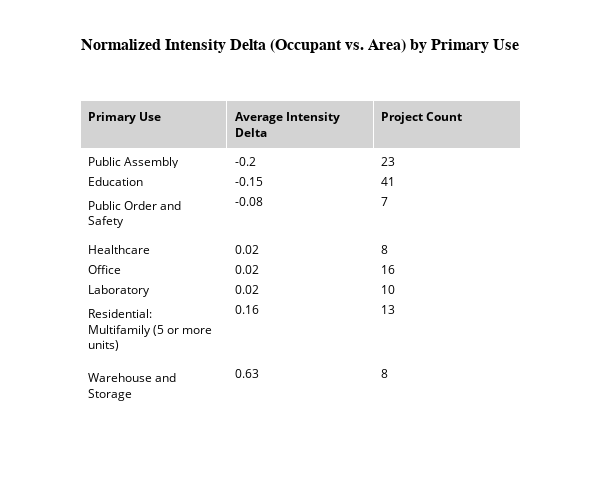

The notebook cell saved with this chart:
### Code cell
# Group by 'bldg_prim_use' and calculate the average 'norm_shift' and count of rows
summary_table = filtered_bldgs_df3.groupby('bldg_prim_use').agg(
    avg_norm_shift=('norm_shift', 'mean'),
    count=('norm_shift', 'size')
).reset_index()

# Round the average norm_shift to 2 decimal places for better readability
summary_table['avg_norm_shift'] = summary_table['avg_norm_shift'].round(2)

# Sort the table by 'avg_norm_shift'
summary_table = summary_table.sort_values(by='avg_norm_shift', ascending=True)

# Create a Plotly table
fig_table = go.Figure(data=[go.Table(
    header=dict(
        values=['<b>Primary Use</b>', '<b>Average Intensity Delta</b>', '<b>Project Count</b>'],
        fill_color='lightgrey',
        align='left',
        font=dict(size=12, color='black')
    ),
    cells=dict(
        values=[
            summary_table['bldg_prim_use'],  # Primary Use
            summary_table['avg_norm_shift'],  # Average Norm Shift
            summary_table['count']  # Count
        ],
        fill_color='white',
        align='left',
        font=dict(size=12, color='black')
    )
)])

# Customize the layout
fig_table.update_layout(
    title='Normalized Intensity Delta (Occupant vs. Area) by Primary Use',
    title_x=0.5,  # Center the title
    height=500,
    width=600,
    paper_bgcolor='white',
    title_font=dict(size=16, family='Arial', color='black', weight='bold'),  # Make the title bold
)

# Show the table
fig_table.show()

### Figure 1 — Plotly figure (JSON) as saved in the notebook; plotly's stock layout.template omitted (floating-point values rounded to 4 significant figures)
{"data": [{"cells": {"align": "left", "fill": {"color": "white"}, "font": {"color": "black", "size": 12}, "values": [["Public Assembly", "Education", "Public Order and Safety", "Healthcare", "Office", "Laboratory", "Residential: Multifamily (5 or more units)", "Warehouse and Storage"], [-0.2, -0.15, -0.08, 0.02, 0.02, 0.02, 0.16, 0.63], [23, 41, 7, 8, 16, 10, 13, 8]]}, "header": {"align": "left", "fill": {"color": "lightgrey"}, "font": {"color": "black", "size": 12}, "values": ["<b>Primary Use</b>", "<b>Average Intensity Delta</b>", "<b>Project Count</b>"]}, "type": "table"}], "layout": {"height": 500, "paper_bgcolor": "white", "title": {"font": {"color": "black", "family": "Arial", "size": 16, "weight": "bold"}, "text": "Normalized Intensity Delta (Occupant vs. Area) by Primary Use", "x": 0.5}, "width": 600}}
